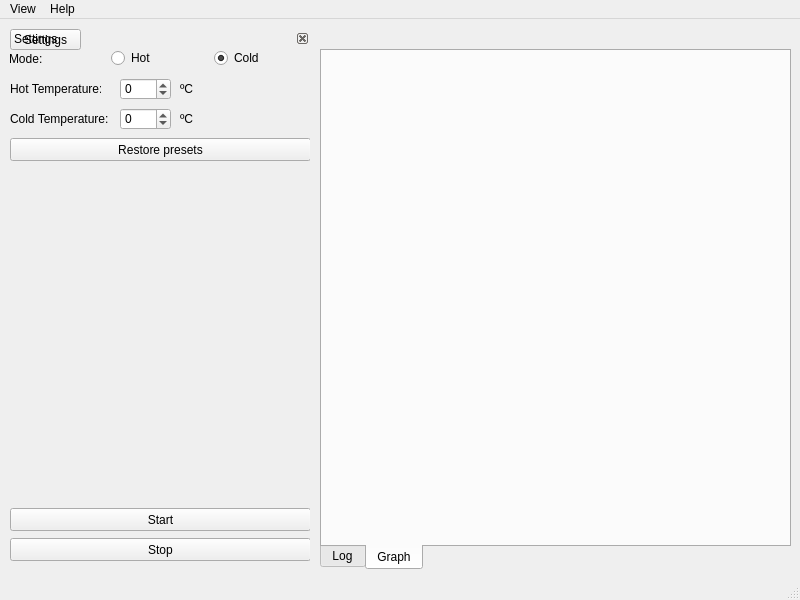
<?xml version="1.0" encoding="UTF-8"?>
<ui version="4.0">
 <class>ThermstUtil</class>
 <widget class="QMainWindow" name="ThermstUtil">
  <property name="geometry">
   <rect>
    <x>0</x>
    <y>0</y>
    <width>800</width>
    <height>600</height>
   </rect>
  </property>
  <property name="windowTitle">
   <string>MainWindow</string>
  </property>
  <widget class="QWidget" name="centralWidget">
   <widget class="QTabWidget" name="displayTabs">
    <property name="geometry">
     <rect>
      <x>320</x>
      <y>30</y>
      <width>471</width>
      <height>521</height>
     </rect>
    </property>
    <property name="autoFillBackground">
     <bool>true</bool>
    </property>
    <property name="tabPosition">
     <enum>QTabWidget::South</enum>
    </property>
    <property name="tabShape">
     <enum>QTabWidget::Rounded</enum>
    </property>
    <property name="currentIndex">
     <number>1</number>
    </property>
    <property name="elideMode">
     <enum>Qt::ElideNone</enum>
    </property>
    <widget class="QWidget" name="logTab">
     <attribute name="title">
      <string>Log</string>
     </attribute>
     <widget class="QTextBrowser" name="logDisplayBox">
      <property name="geometry">
       <rect>
        <x>0</x>
        <y>0</y>
        <width>256</width>
        <height>201</height>
       </rect>
      </property>
      <property name="html">
       <string>&lt;!DOCTYPE HTML PUBLIC &quot;-//W3C//DTD HTML 4.0//EN&quot; &quot;http://www.w3.org/TR/REC-html40/strict.dtd&quot;&gt;
&lt;html&gt;&lt;head&gt;&lt;meta name=&quot;qrichtext&quot; content=&quot;1&quot; /&gt;&lt;style type=&quot;text/css&quot;&gt;
p, li { white-space: pre-wrap; }
&lt;/style&gt;&lt;/head&gt;&lt;body style=&quot; font-family:'MS Shell Dlg 2'; font-size:8.25pt; font-weight:400; font-style:normal;&quot;&gt;
&lt;p style=&quot; margin-top:0px; margin-bottom:0px; margin-left:0px; margin-right:0px; -qt-block-indent:0; text-indent:0px;&quot;&gt;&lt;span style=&quot; font-family:'MS Shell Dlg 2';&quot;&gt;Conectado con éxito&lt;/span&gt;&lt;/p&gt;&lt;/body&gt;&lt;/html&gt;</string>
      </property>
     </widget>
    </widget>
    <widget class="QWidget" name="graphTab">
     <attribute name="title">
      <string>Graph</string>
     </attribute>
    </widget>
   </widget>
   <widget class="QPushButton" name="settingsButton">
    <property name="geometry">
     <rect>
      <x>10</x>
      <y>10</y>
      <width>71</width>
      <height>21</height>
     </rect>
    </property>
    <property name="text">
     <string>Settings</string>
    </property>
   </widget>
   <widget class="QDockWidget" name="settingsDock">
    <property name="geometry">
     <rect>
      <x>10</x>
      <y>10</y>
      <width>300</width>
      <height>541</height>
     </rect>
    </property>
    <property name="sizePolicy">
     <sizepolicy hsizetype="Fixed" vsizetype="Preferred">
      <horstretch>0</horstretch>
      <verstretch>0</verstretch>
     </sizepolicy>
    </property>
    <property name="minimumSize">
     <size>
      <width>300</width>
      <height>38</height>
     </size>
    </property>
    <property name="features">
     <set>QDockWidget::DockWidgetClosable</set>
    </property>
    <property name="allowedAreas">
     <set>Qt::BottomDockWidgetArea|Qt::LeftDockWidgetArea</set>
    </property>
    <property name="windowTitle">
     <string>Settings</string>
    </property>
    <widget class="QWidget" name="settingsDockContents">
     <widget class="QPushButton" name="stopButton">
      <property name="geometry">
       <rect>
        <x>0</x>
        <y>490</y>
        <width>301</width>
        <height>23</height>
       </rect>
      </property>
      <property name="text">
       <string>Stop</string>
      </property>
     </widget>
     <widget class="QWidget" name="horizontalLayoutWidget_2">
      <property name="geometry">
       <rect>
        <x>-1</x>
        <y>0</y>
        <width>301</width>
        <height>21</height>
       </rect>
      </property>
      <layout class="QHBoxLayout" name="modeSelectorLayout">
       <item>
        <widget class="QLabel" name="modeSelectorLabel">
         <property name="text">
          <string>Mode:</string>
         </property>
        </widget>
       </item>
       <item>
        <widget class="QRadioButton" name="modeSelectorHotButton">
         <property name="text">
          <string>Hot</string>
         </property>
        </widget>
       </item>
       <item>
        <widget class="QRadioButton" name="modeSelectorColdButton">
         <property name="text">
          <string>Cold</string>
         </property>
         <property name="checked">
          <bool>true</bool>
         </property>
        </widget>
       </item>
      </layout>
     </widget>
     <widget class="QLabel" name="coldTemperatureLabel">
      <property name="geometry">
       <rect>
        <x>0</x>
        <y>60</y>
        <width>101</width>
        <height>21</height>
       </rect>
      </property>
      <property name="text">
       <string>Cold Temperature:</string>
      </property>
     </widget>
     <widget class="QLabel" name="hotTemperatureLabel">
      <property name="geometry">
       <rect>
        <x>0</x>
        <y>30</y>
        <width>91</width>
        <height>21</height>
       </rect>
      </property>
      <property name="text">
       <string>Hot Temperature:</string>
      </property>
     </widget>
     <widget class="QPushButton" name="startButton">
      <property name="geometry">
       <rect>
        <x>0</x>
        <y>460</y>
        <width>301</width>
        <height>23</height>
       </rect>
      </property>
      <property name="text">
       <string>Start</string>
      </property>
     </widget>
     <widget class="QPushButton" name="restorePresetsButton">
      <property name="geometry">
       <rect>
        <x>0</x>
        <y>90</y>
        <width>301</width>
        <height>23</height>
       </rect>
      </property>
      <property name="text">
       <string>Restore presets</string>
      </property>
     </widget>
     <widget class="QSpinBox" name="hotTemperatureInputBox">
      <property name="geometry">
       <rect>
        <x>110</x>
        <y>30</y>
        <width>51</width>
        <height>22</height>
       </rect>
      </property>
      <property name="minimum">
       <number>-10</number>
      </property>
      <property name="maximum">
       <number>50</number>
      </property>
     </widget>
     <widget class="QSpinBox" name="coldTemperatureInputBox">
      <property name="geometry">
       <rect>
        <x>110</x>
        <y>60</y>
        <width>51</width>
        <height>22</height>
       </rect>
      </property>
      <property name="minimum">
       <number>-10</number>
      </property>
      <property name="maximum">
       <number>50</number>
      </property>
     </widget>
     <widget class="QLabel" name="hotTempCelsiusLabel">
      <property name="geometry">
       <rect>
        <x>170</x>
        <y>30</y>
        <width>31</width>
        <height>21</height>
       </rect>
      </property>
      <property name="text">
       <string>ºC</string>
      </property>
     </widget>
     <widget class="QLabel" name="coldTempCelsiusLabel">
      <property name="geometry">
       <rect>
        <x>170</x>
        <y>60</y>
        <width>31</width>
        <height>21</height>
       </rect>
      </property>
      <property name="text">
       <string>ºC</string>
      </property>
     </widget>
    </widget>
   </widget>
  </widget>
  <widget class="QMenuBar" name="menuBar">
   <property name="geometry">
    <rect>
     <x>0</x>
     <y>0</y>
     <width>800</width>
     <height>22</height>
    </rect>
   </property>
   <widget class="QMenu" name="menuView">
    <property name="title">
     <string>View</string>
    </property>
    <addaction name="actionSettings"/>
    <addaction name="separator"/>
    <addaction name="actionGraph"/>
    <addaction name="actionLog"/>
   </widget>
   <widget class="QMenu" name="menuHelp">
    <property name="title">
     <string>Help</string>
    </property>
    <addaction name="actionUserManual"/>
    <addaction name="actionAboutThermstUtil"/>
   </widget>
   <addaction name="menuView"/>
   <addaction name="menuHelp"/>
  </widget>
  <widget class="QStatusBar" name="statusbar">
   <property name="enabled">
    <bool>false</bool>
   </property>
  </widget>
  <action name="actionSettings">
   <property name="text">
    <string>Show/Hide Settings</string>
   </property>
  </action>
  <action name="actionGraph">
   <property name="text">
    <string>Graph</string>
   </property>
  </action>
  <action name="actionLog">
   <property name="text">
    <string>Log</string>
   </property>
  </action>
  <action name="actionStart">
   <property name="text">
    <string>Start</string>
   </property>
  </action>
  <action name="actionStop">
   <property name="text">
    <string>Stop</string>
   </property>
  </action>
  <action name="actionSetHotMode">
   <property name="text">
    <string>Set Hot Mode</string>
   </property>
   <property name="toolTip">
    <string>Set Hot Mode</string>
   </property>
  </action>
  <action name="actionSetColdMode">
   <property name="text">
    <string>Set Cold Mode</string>
   </property>
   <property name="toolTip">
    <string>Set Cold Mode</string>
   </property>
  </action>
  <action name="actionSetHotTemperature">
   <property name="text">
    <string>Set Hot Temperature</string>
   </property>
   <property name="toolTip">
    <string>Set Hot Temperature</string>
   </property>
  </action>
  <action name="actionSetColdTemperature">
   <property name="text">
    <string>Set Cold Temperature</string>
   </property>
  </action>
  <action name="actionRestorePresets">
   <property name="text">
    <string>Restore Presets</string>
   </property>
   <property name="toolTip">
    <string>Restore Presets</string>
   </property>
  </action>
  <action name="actionUserManual">
   <property name="text">
    <string>User Manual</string>
   </property>
  </action>
  <action name="actionAboutThermstUtil">
   <property name="text">
    <string>About ThermstUtil</string>
   </property>
  </action>
 </widget>
 <resources/>
 <connections>
  <connection>
   <sender>settingsButton</sender>
   <signal>clicked()</signal>
   <receiver>settingsDock</receiver>
   <slot>show()</slot>
   <hints>
    <hint type="sourcelabel">
     <x>47</x>
     <y>43</y>
    </hint>
    <hint type="destinationlabel">
     <x>149</x>
     <y>300</y>
    </hint>
   </hints>
  </connection>
  <connection>
   <sender>startButton</sender>
   <signal>clicked()</signal>
   <receiver>actionStart</receiver>
   <slot>trigger()</slot>
   <hints>
    <hint type="sourcelabel">
     <x>145</x>
     <y>525</y>
    </hint>
    <hint type="destinationlabel">
     <x>-1</x>
     <y>-1</y>
    </hint>
   </hints>
  </connection>
  <connection>
   <sender>stopButton</sender>
   <signal>clicked()</signal>
   <receiver>actionStop</receiver>
   <slot>trigger()</slot>
   <hints>
    <hint type="sourcelabel">
     <x>145</x>
     <y>555</y>
    </hint>
    <hint type="destinationlabel">
     <x>-1</x>
     <y>-1</y>
    </hint>
   </hints>
  </connection>
  <connection>
   <sender>modeSelectorColdButton</sender>
   <signal>clicked()</signal>
   <receiver>actionSetColdMode</receiver>
   <slot>trigger()</slot>
   <hints>
    <hint type="sourcelabel">
     <x>235</x>
     <y>63</y>
    </hint>
    <hint type="destinationlabel">
     <x>-1</x>
     <y>-1</y>
    </hint>
   </hints>
  </connection>
  <connection>
   <sender>modeSelectorHotButton</sender>
   <signal>clicked()</signal>
   <receiver>actionSetHotMode</receiver>
   <slot>trigger()</slot>
   <hints>
    <hint type="sourcelabel">
     <x>144</x>
     <y>63</y>
    </hint>
    <hint type="destinationlabel">
     <x>-1</x>
     <y>-1</y>
    </hint>
   </hints>
  </connection>
  <connection>
   <sender>hotTemperatureInputBox</sender>
   <signal>valueChanged(int)</signal>
   <receiver>actionSetHotTemperature</receiver>
   <slot>trigger()</slot>
   <hints>
    <hint type="sourcelabel">
     <x>145</x>
     <y>94</y>
    </hint>
    <hint type="destinationlabel">
     <x>-1</x>
     <y>-1</y>
    </hint>
   </hints>
  </connection>
  <connection>
   <sender>coldTemperatureInputBox</sender>
   <signal>valueChanged(int)</signal>
   <receiver>actionSetColdTemperature</receiver>
   <slot>trigger()</slot>
   <hints>
    <hint type="sourcelabel">
     <x>145</x>
     <y>124</y>
    </hint>
    <hint type="destinationlabel">
     <x>-1</x>
     <y>-1</y>
    </hint>
   </hints>
  </connection>
 </connections>
</ui>
